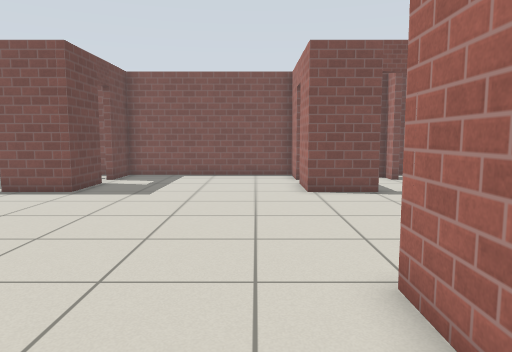
View 1 (above)

17 first-person views from a walk through a world built for the Gazebo simulator. The camera is 0.92 m above the floor, tilts 6° down and sees 70° across. The floor is counted in squares, 0.5 m on a side. Each view is taken from the middle of a square. On the plan, view 1 faces up. The plan holds only what a view shows up to about 18 squares ahead; the rest is blank. Simple patterns stand in for the simulator's built-in surfaces.

View 2
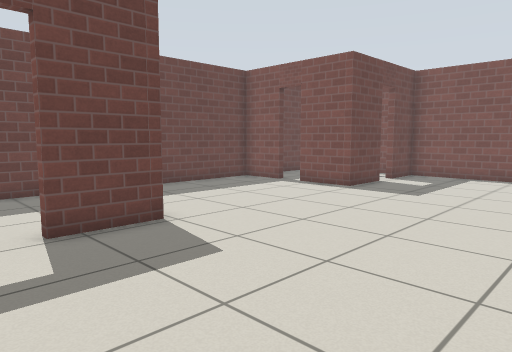

View 3
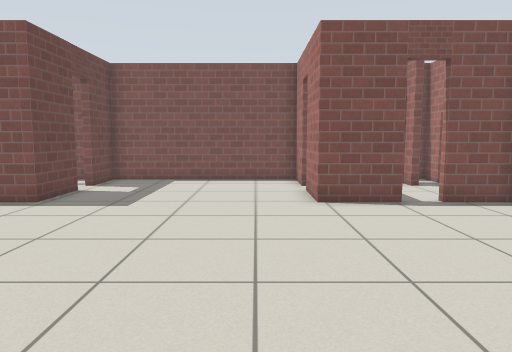

View 4
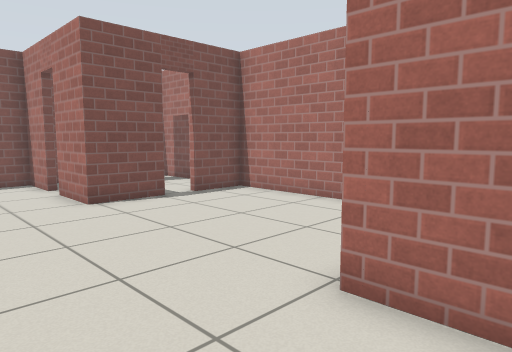

View 5
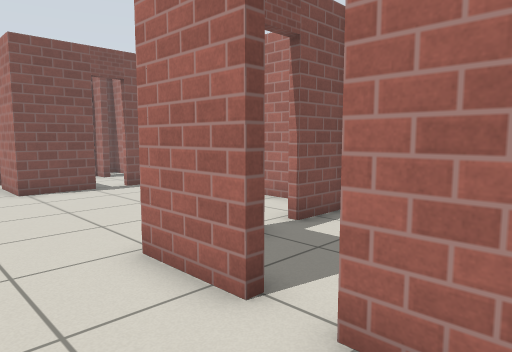

View 6
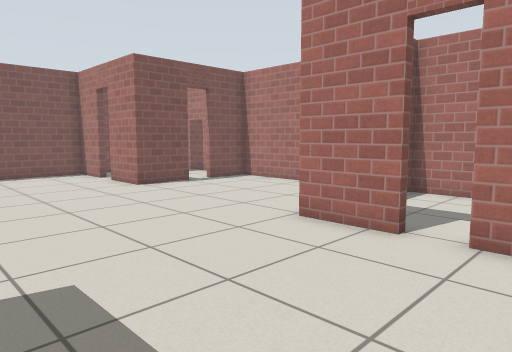

View 7
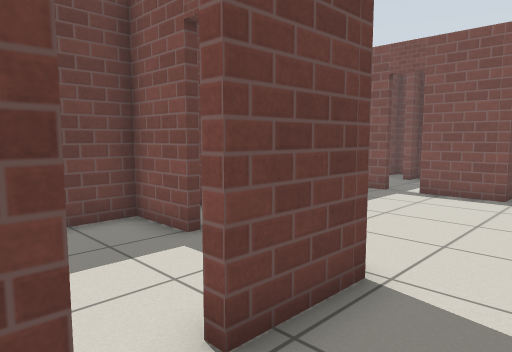

View 8
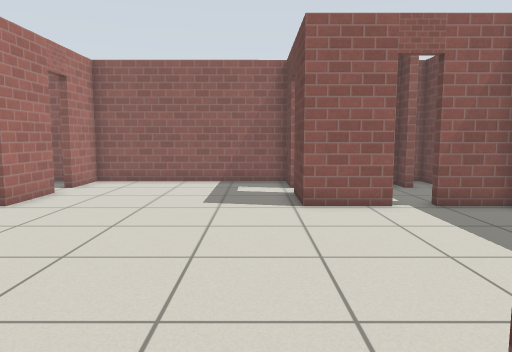

View 9
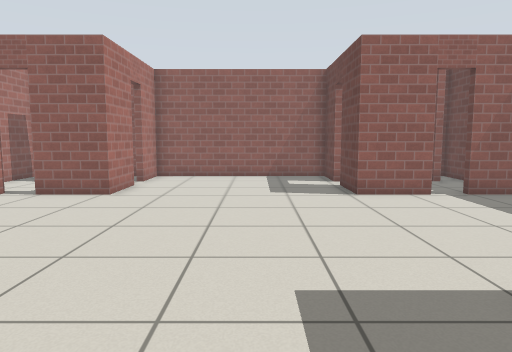

View 10
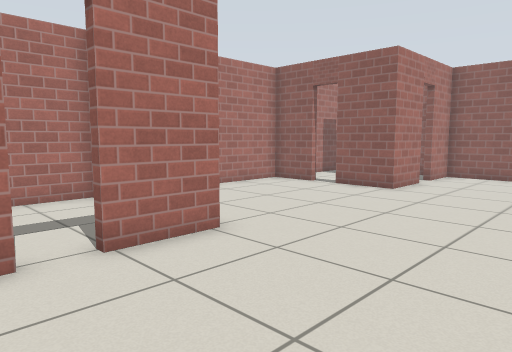

View 11
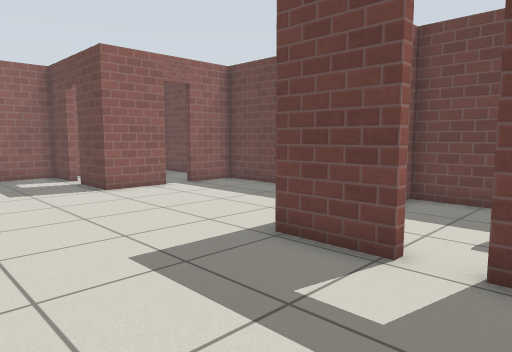

View 12
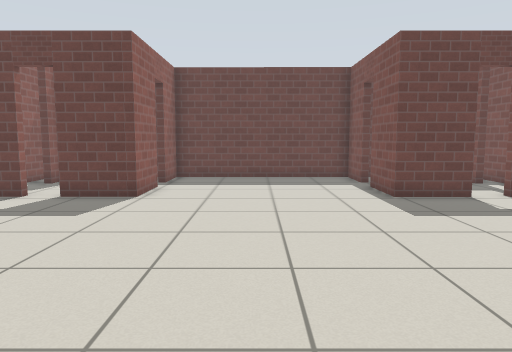

View 13
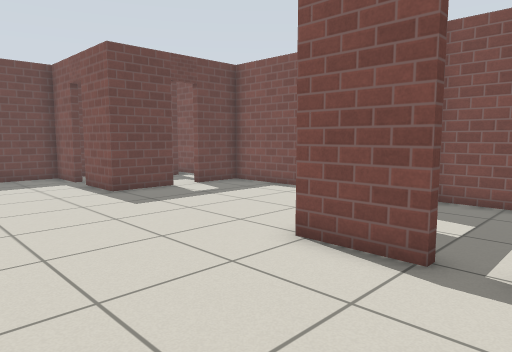

View 14
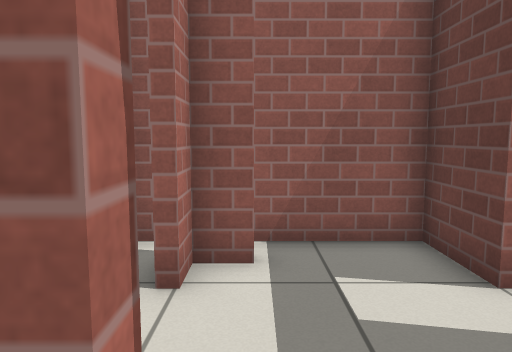

View 15
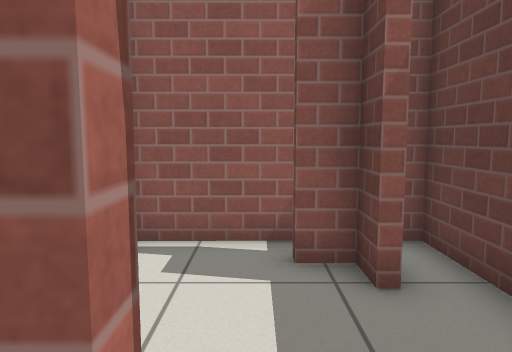

View 16
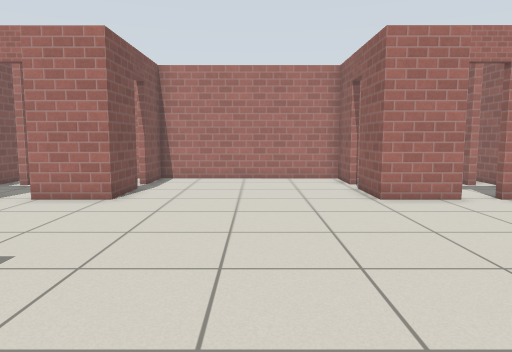

View 17
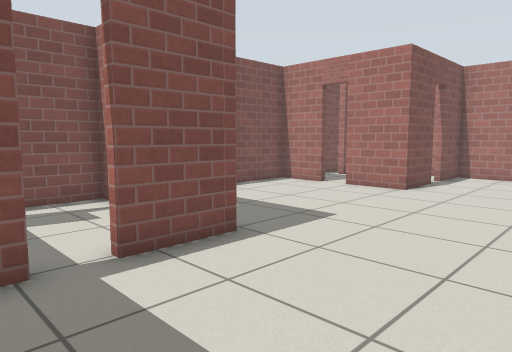

### Floor plan
Points are (right, up) in squares from view 1. A wall is a line through its corners. A room is listed if a view was taken in it or the views show most of it. See-through windows are left out.
Room 1 (views 1, 2, 3, 4, 5, 6, 7, 8, 9, 10, 11, 12, 13, 14, 15, 16, 17)
walls: (1.7, 1.9) (1.7, 4.3) (4.3, 4.3); (4.3, 12.3) (1.7, 12.3) (1.7, 14.8); (-8.7, 4.3) (-6.3, 4.3) (-6.3, 1.9); (-6.3, 14.7) (-6.3, 12.3) (-8.7, 12.3); (5.3, 4.3) (7.4, 4.3) (7.5, 12.3) (5.3, 12.3); (-6.3, 0.8) (-6.3, -1.4) (1.7, -1.4) (1.7, 0.7); (1.7, 15.9) (1.7, 18) (-6.3, 18) (-6.3, 15.9); (-9.7, 12.3) (-12, 12.3) (-12, 4.3) (-9.9, 4.3)
ways out: open door at (2, 1.5) to room 2; open door at (4.5, 4) to room 2; open door at (-9.5, 4) to room 3; open door at (-6.3, 1.3) to room 3; open door at (-9.3, 12.3) to room 4; open door at (-6, 15.5) to room 4; open door at (2, 15.5) to room 6; open door at (4.7, 12.3) to room 6
Room 2 (no view inside)
walls: (5, -0.6) (5, -0.2) (5.9, -0.2) (5.9, 0.8); (2, 0.7) (2, -1.4) (7.1, -1.4); (7.4, -1.1) (7.4, 4) (5.3, 4)
ways out: open door at (2, 1.5) to room 1; open door at (4.5, 4) to room 1
Room 3 (no view inside)
walls: (-10.9, 0.7) (-10.5, 0.7) (-10.5, -0.2) (-9.6, -0.2) (-9.6, -0.6); (-9.9, 4) (-12, 4) (-12, -1.4) (-6.9, -1.4)
ways out: open door at (-9.5, 4) to room 1; open door at (-6.3, 1.3) to room 1; gap at (-11, 0)
Room 4 (no view inside)
walls: (-9.5, 16.8) (-10.5, 16.8) (-10.5, 15.9); (-6.6, 14.7) (-6.3, 14.7); (-6.3, 15.9) (-6.6, 15.9); (-11.9, 14.8) (-12, 12.5); (-6.5, 18) (-11.9, 18) (-11.9, 16.9)
ways out: open door at (-9.3, 12.3) to room 1; open door at (-6, 15.5) to room 1
Room 5 (no view inside)
walls: (6.4, 15.9) (5.9, 15.9); (7.5, 12.6) (7.5, 18) (5.5, 18)
ways out: opening at (5.5, 14.5) to room 6
Room 6 (no view inside)
walls: (5.9, 15.9) (5.9, 16.8) (5, 16.8) (5, 17.2); (5.5, 18) (2.3, 18)
ways out: open door at (2, 15.5) to room 1; open door at (4.7, 12.3) to room 1; opening at (5.5, 14.5) to room 5

Where each view was taken, in squares from view 1:
view 1: 0 up, 0 right, facing up
view 2: 0 up, 1 right, facing up-left
view 3: 2 up, 0 right, facing up
view 4: 2 up, 2 left, facing up-right
view 5: 1 down, 1 left, facing up-right
view 6: 1 down, 5 left, facing up-right
view 7: 0 up, 4 left, facing up-left
view 8: 14 up, 5 left, facing down
view 9: 16 up, 3 left, facing down
view 10: 17 up, 4 left, facing down-right
view 11: 17 up, 1 left, facing down-left
view 12: 8 up, 5 right, facing left
view 13: 7 up, 6 right, facing up-left
view 14: 5 up, 5 right, facing down
view 15: 5 up, 9 left, facing down
view 16: 8 up, 9 left, facing right
view 17: 7 up, 11 left, facing up-right
